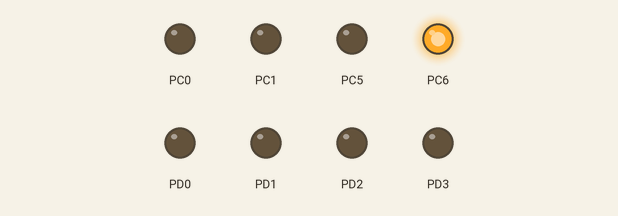
This program was run on a simulated ATmega328P, built with avr-gcc and emulated at 1 MHz (the files do not name the chip). Shown: output pins drawn as LEDs (lit = HIGH).

Above: at 0.5 s.
At 2.5 s:
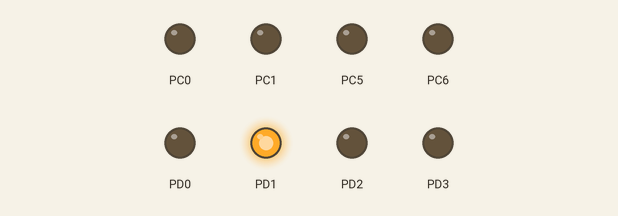
At 3.5 s:
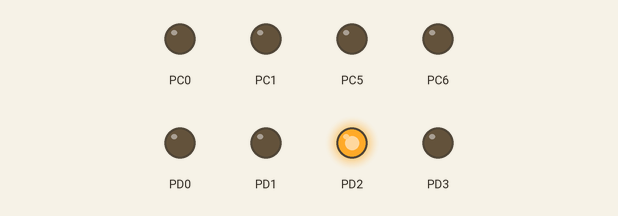
At 4.5 s:
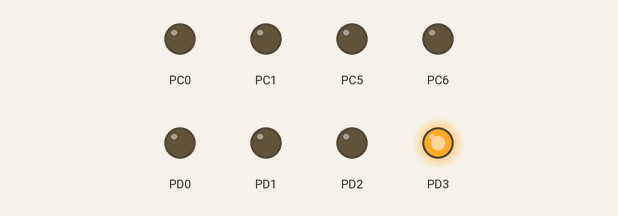
At 6.5 s:
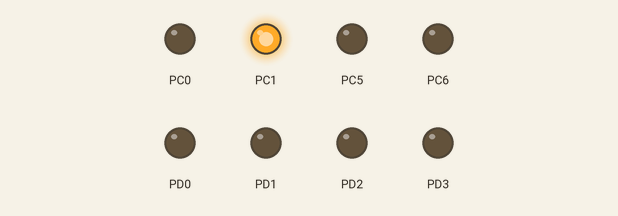
At 9.5 s:
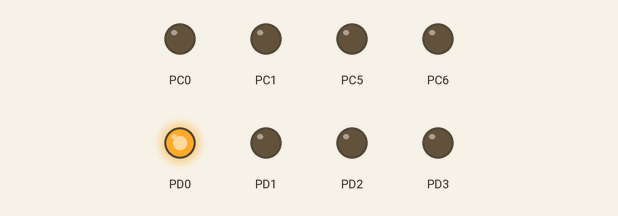
Timing chart, 0 to 10.4 s (numbered marks = the images above):
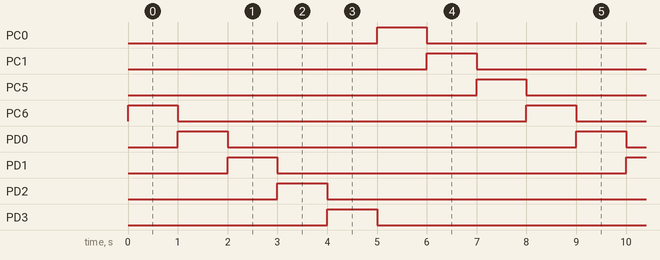

The program:

main.c
```c
/*
 * GccApplication1.c
 *
 * Created: 07-08-2021 19:09:33
 * Author : Pratyush
 */
#define F_CPU 1000000UL
#include <avr/io.h>
#include <util/delay.h>

int main(void)
{
	DDRD |= (1<<PD0 | 1<<PD1 | 1<<PD2 | 1<< PD3);
	DDRC |= (1<<PC6 | 1<<PC1 | 1<<PC0 | 1<< PC5);
    /* Replace with your application code */
    while (1)
    {
		PORTC &= 0;
		PORTD &= 0;
		PORTC |= 1<<PC6;
		_delay_ms(1000);
		PORTC &= 0;
		PORTD |= 1<<PD0;
		_delay_ms(1000);
		PORTD &= 0;
		PORTD |= 1<<PD1;
		_delay_ms(1000);
		PORTD &= 0;
		PORTD |= 1<<PD2;
		_delay_ms(1000);
		PORTD &= 0;
		PORTD |= 1<<PD3;
		_delay_ms(1000);
		PORTD &= 0;
		PORTC |= 1<<PC0;
		_delay_ms(1000);
		PORTC &= 0;
		PORTC |= 1<<PC1;
		_delay_ms(1000);
		PORTC &= 0;
		PORTC |= 1<<PD5;
		_delay_ms(1000);

    }
}
```

Measured:
- by itself, PC0, PC1, PC5, PC6, PD0–3: alternates HIGH for 1.0 s and LOW for 7.0 s
- by itself, everything shown: repeats every 8.0 s, in 8 steps
